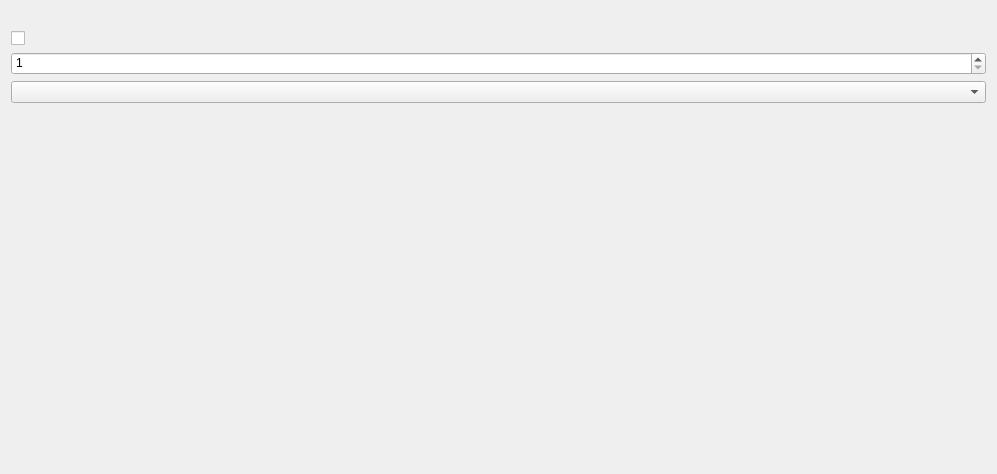
<?xml version="1.0" encoding="UTF-8"?>
<ui version="4.0">
 <author>
  SPDX-FileCopyrightText: 2025 Bùi Gia Viện &lt;shadichy@blisslabs.org&gt;
  SPDX-License-Identifier: GPL-3.0-or-later
 </author>
 <class>Page_DataImg</class>
 <widget class="QWidget" name="Page_DataImg">
  <property name="geometry">
   <rect>
    <x>0</x>
    <y>0</y>
    <width>997</width>
    <height>474</height>
   </rect>
  </property>
  <property name="windowTitle">
   <string />
  </property>
  <layout class="QVBoxLayout" name="verticalLayout_2">
   <item>
    <widget class="QLabel" name="label">
     <property name="alignment">
      <set>Qt::AlignTop</set>
     </property>
    </widget>
   </item>
   <item>
    <widget class="QCheckBox" name="checkBoxMaximum">
    </widget>
   </item>
   <item>
    <widget class="QSpinBox" name="spinBoxDataSize">
     <property name="alignment">
      <set>Qt::AlignTop</set>
     </property>
     <property name="minimum">
      <number>1</number>
     </property>
    </widget>
   </item>
   <item>
    <widget class="QComboBox" name="comboBoxUnit">
    </widget>
   </item>
   <item>
    <spacer name="verticalSpacer">
     <property name="orientation">
      <enum>Qt::Vertical</enum>
     </property>
     <property name="sizeHint" stdset="0">
      <size>
       <width>0</width>
       <height>1</height>
			</size>
     </property>
     <property name="sizeType">
      <enum>QSizePolicy::Expanding</enum>
     </property>
     <property name="sizePolicy">
      <enum>QSizePolicy::Expanding</enum>
     </property>
    </spacer>
   </item>
  </layout>
 </widget>
 <resources />
 <connections />
</ui>
